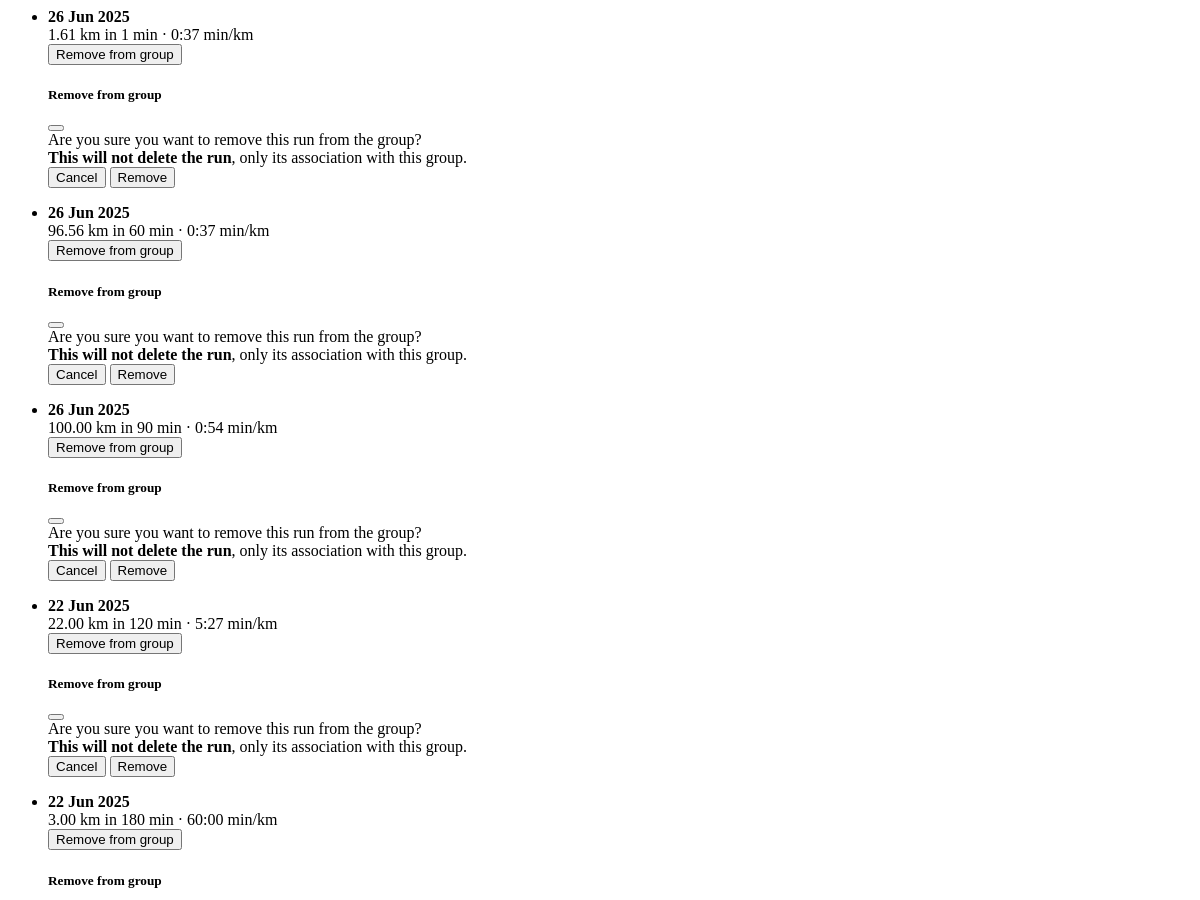
Before: /groups/1/member/1/runs (signed in, upper part) with the older database file.
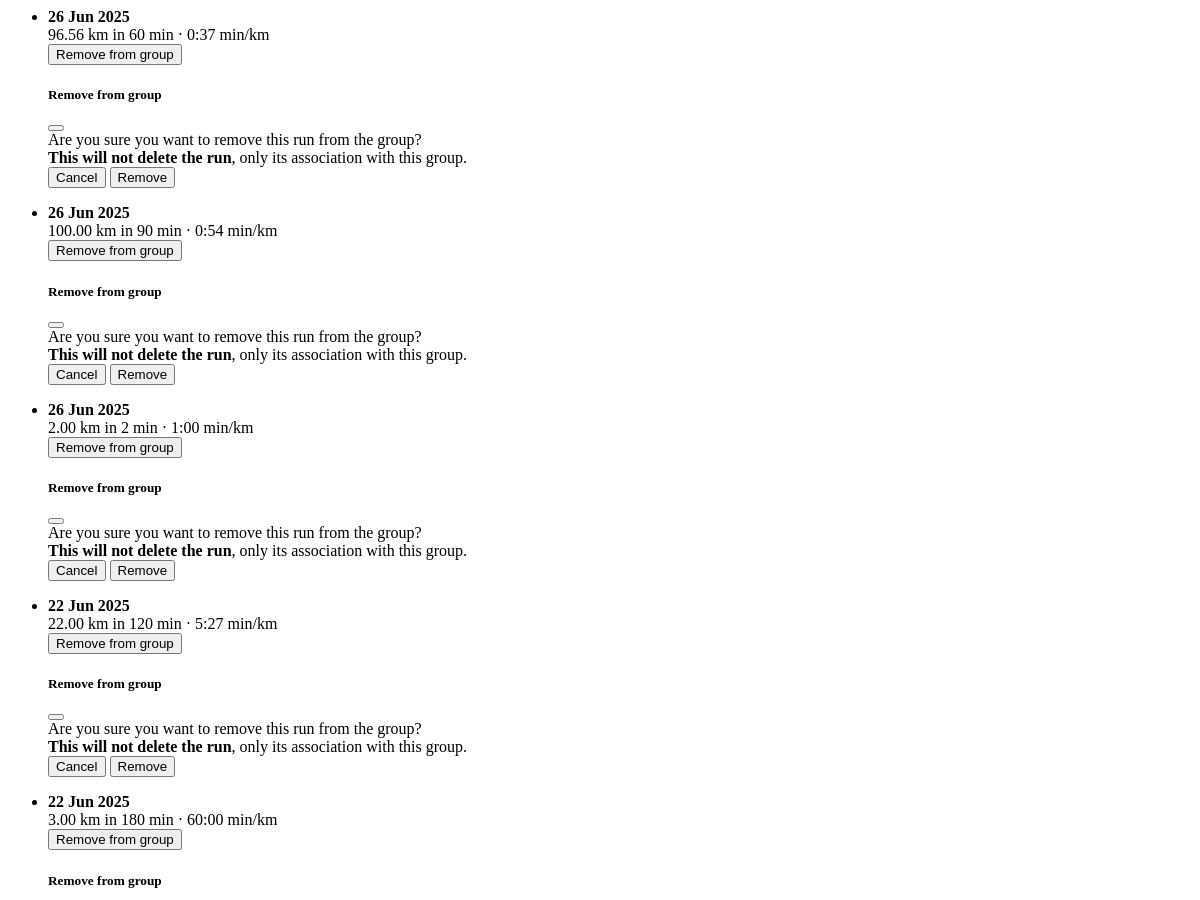
After: the same page with the newer database file.
### app/models.py (models this page shows, shortened)
class Run(db.Model):
    __tablename__ = "runs"
    id = sa.Column(sa.Integer, primary_key=True)
    date = sa.Column(sa.DateTime(timezone=True), index=True)
    distance = sa.Column(Numeric(precision=8, scale=2))  # replaces sa.Integer
    time = sa.Column(sa.Integer)      # seconds (duration)
    pace = sa.Column(sa.Integer)      # seconds per km
    user_id = sa.Column(sa.Integer, sa.ForeignKey("users.id"), index=True)
    user = so.relationship("User", back_populates="runs")
    groups = so.relationship("Group", secondary=run_groups, back_populates="runs")

### app/routes.py (the view)
@app.route('/groups/<int:group_id>/member/<int:user_id>/runs')
@login_required
def get_member_runs(group_id, user_id):
    PER_PAGE = 10
    page = request.args.get('page', 1, type=int)
    group = db.session.get(Group, group_id)
    if not group or current_user not in group.members:
        abort(403)
    runs = db.session.scalars(
        sa.select(Run)
        .join(run_groups, run_groups.c.run_id == Run.id)
        .where(
            Run.user_id == user_id,
            run_groups.c.group_id == group_id
        )
        .order_by(Run.date.desc())
        .limit(PER_PAGE)
        .offset((page - 1) * PER_PAGE)
    ).all()
    run_count = db.session.scalar(
        sa.select(sa.func.count(Run.id))
        .join(run_groups, run_groups.c.run_id == Run.id)
        .where(
            Run.user_id == user_id,
            run_groups.c.group_id == group_id
        )
    )
    pages = (run_count + PER_PAGE - 1) // PER_PAGE
    return render_template(
        "partials/_member_runs.html",
        runs=runs,
        page=page,
        pages=pages,
        user_id=user_id,
        group_id=group_id
    )

### app/models.py (called while the page is built)
@login.user_loader
def load_user(id):
    return db.session.get(User, int(id))

### app/templates/partials/_member_runs.html (shortened to what this page needs)
{% if runs %}
<ul class="list-group">
  {% for run in runs %}
  <li class="list-group-item">
    <div class="d-flex flex-column flex-md-row justify-content-between align-items-start">
      <div>
        <b>{{ run.date.strftime('%d %b %Y') }}</b> <br> {{ run.distance }} km in {{ run.time // 60 }} min · {{ "%d:%02d" % (run.pace // 60, run.pace % 60) }} min/km
      </div>
      {% if current_user.id == run.user_id %}
      <div class="mt-2 mt-md-0 ms-md-3 ">
        <button class="btn btn-sm btn-outline-danger" data-bs-toggle="modal" data-bs-target="#removeModal-{{ run.id }}">
          Remove from group
        </button>
      </div>
      <div class="modal fade" id="removeModal-{{ run.id }}" tabindex="-1" aria-labelledby="removeModalLabel-{{ run.id }}" aria-hidden="true">
        <div class="modal-dialog">
          <form method="POST" action="{{ url_for('remove_run_from_group', group_id=group_id, run_id=run.id) }}">
            <div class="modal-content">
              <div class="modal-header">
                <h5 class="modal-title" id="removeModalLabel-{{ run.id }}">Remove from group</h5>
                <button type="button" class="btn-close" data-bs-dismiss="modal" aria-label="Close"></button>
              </div>
              <div class="modal-body">
                Are you sure you want to remove this run from the group?<br>
                <strong>This will not delete the run</strong>, only its association with this group.
              </div>
              <div class="modal-footer">
                <button type="button" class="btn btn-secondary" data-bs-dismiss="modal">Cancel</button>
                <button type="submit" class="btn btn-danger">Remove</button>
              </div>
            </div>
          </form>
        </div>
      </div>
      {% endif %}
    </div>
  </li>
  {% endfor %}
</ul>
{% else %}
<p class="text-muted mt-2">No activity logged.</p>
{% endif %}

Changed rows visible on the page:
no longer on this page (row unchanged): Run: date "26 Jun 2025", distance "1.61", time "1", pace "0:37"
added Run: date "26 Jun 2025", distance "2.00", time "2", pace "1:00"
